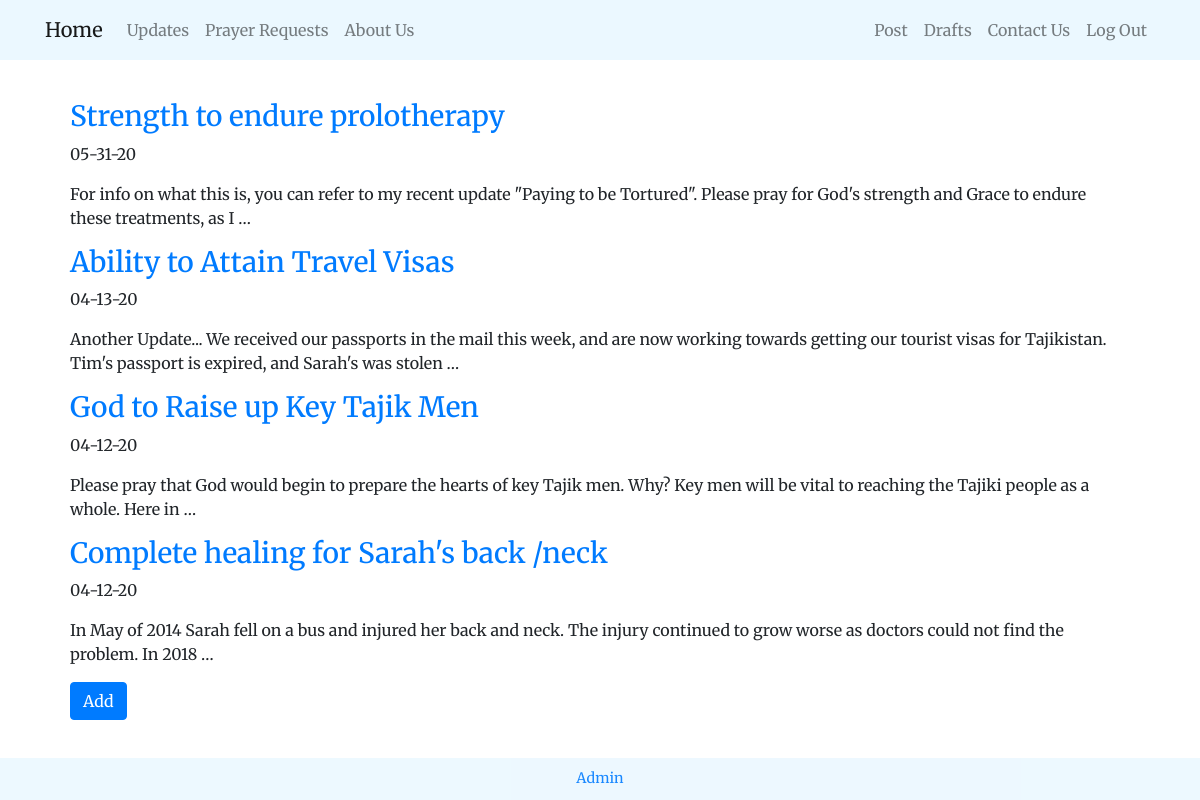
/prayers/ (signed in), run on the app's committed database.
### prayers/models.py (models this page shows, shortened)
class Prayer(models.Model):
    title = models.CharField(max_length=200)
    content = models.TextField(max_length=500)
    date = models.DateTimeField(default=timezone.now)

### prayers/views.py (the view)
# urls.py: path('', views.PrayerListView.as_view(), name='prayer_list'),
class PrayerListView(LoginRequiredMixin, ListView):
    model = Prayer
    def get_queryset(self):
        return Prayer.objects.filter(date__lte=timezone.now()).order_by('-date')

### prayers/templates/prayers/prayer_list.html
{% extends 'base.html'%}
{% block content %}
  {% for prayer in prayer_list %}
    <div class="prayer">
       <a href="{% url 'prayers:prayer_detail' pk=prayer.pk%}"><h3>{{prayer.title|safe}}</h3></a>
      <p>{{prayer.date|date:'m-d-y'}}</p>
      <p>{{prayer.content|truncatewords:30}}</p>
    </div>
  {% endfor%}
    {% if user.is_superuser %}
      <a class="btn btn-primary" href="{% url 'prayers:create_prayer'%}">Add</a>
    {% endif%}
{% endblock %}

### templates/base.html (shortened to what this page needs)
<!DOCTYPE html>
{% load static %}
<html lang="en" dir="ltr">
  <head>
    <link rel="stylesheet" href="https://stackpath.bootstrapcdn.com/bootstrap/4.1.3/css/bootstrap.min.css"
>
      <link href="https://maxcdn.bootstrapcdn.com/font-awesome/4.7.0/css/font-awesome.min.css" rel="stylesheet">
      <link rel="stylesheet" href="//cdn.jsdelivr.net/medium-editor/latest/css/medium-editor.min.css" type="text/css" media="screen" charset="utf-8">
      <link rel="stylesheet" href="{% static 'css/master.css' %}">
  </head>
  <body class="imagebackground">
    <nav class="navbar navbar-expand-lg navbar-light custnav" role="navigation">
      <div class="container">
        {% if user.is_authenticated %}
        <div class="navbar-nav align-items-center">
          <a class="navbar-brand" href="{% url 'home'%}">Home</a>
          <a class="nav-item nav-link" href="{% url 'updates:post_list'%}" class="btn btn-simple">Updates</a>
          <a class="nav-item nav-link" href="{% url 'prayers:prayer_list'%}" class="btn btn-simple">Prayer Requests</a>
          <a class="nav-item nav-link" href="{% url 'about'%}" class="btn btn-simple">About Us</a>
        </div>
        <div class="navbar-nav ml-auto">
            {% if user.is_superuser%}
              <a class="nav-item nav-link" href="{%url 'updates:post_new'%}" class="btn btn-simple">Post</a>
              <a class="nav-item nav-link" href="{%url 'updates:post_draft_list'%}" class="btn btn-simple">Drafts</a>
            {% endif %}
          <a class="nav-item nav-link" href="{% url 'contact_us:email'%}" class="btn btn-simple">Contact Us</a>
          <a class="nav-item nav-link" href="{% url 'accounts:logout'%}" class="btn btn-simple">Log Out</a>
          {% endif %}
        </div>
      </div>
    </nav>
        <div class="container contentblock">
          {%block content %}
          {% endblock %}
        </div>
          <div class="indexfooter">
            {% if user.is_superuser %}
              <a href="{% url 'admin:index'%}">Admin</a>
            {% endif %}
          </div>
  </body>
</html>

### updates/static/css/master.css (style rules this page uses)
body { font-family: 'Merriweather', serif; }
.imagebackground { background-image: url('media/mountian.jpg'); background-position: top; background-size: cover; background-repeat: repeat-x; }
.navbar { background-color: rgba(230, 247, 255, .8); padding: 10px; }
.indexfooter { position: fixed; bottom: 0; left: 0; right: 0; background-color: rgba(230, 247, 255, .8); opacity: .90; text-align: center; padding: 10px; font-size: .90em; }
.contentblock { background-color: rgba(255, 255, 255, .65); padding: 40px; }

### data on the page
Prayer: title "Strength to endure prolotherapy", date "05-31-20", content "For info on what this is, you can refer to my recent update \"Paying to be Tortured\". Please pray for God's strength and Grace to endure these treatments, as I …"
Prayer: title "Ability to Attain Travel Visas", date "04-13-20", content "Another Update... We received our passports in the mail this week, and are now working towards getting our tourist visas for Tajikistan. Tim's passport is expired, and Sarah's was stolen …"
Prayer: title "God to Raise up Key Tajik Men", date "04-12-20", content "Please pray that God would begin to prepare the hearts of key Tajik men. Why? Key men will be vital to reaching the Tajiki people as a whole. Here in …"
Prayer: title "Complete healing for Sarah's back /neck", date "04-12-20", content "In May of 2014 Sarah fell on a bus and injured her back and neck. The injury continued to grow worse as doctors could not find the problem. In 2018 …"
